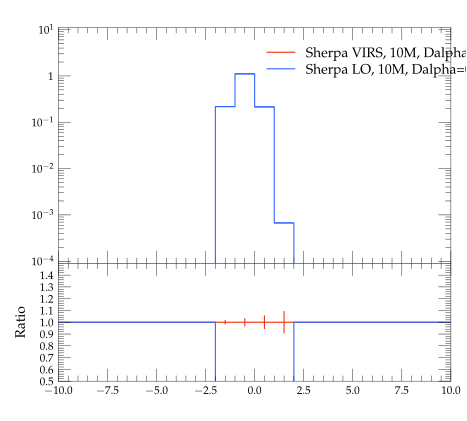

Here is the Python script that generated this plot:
#! /usr/bin/env python

# This Python script was auto-generated using YODA v2.0.0.
# Analysis object: /evtb/cutEg_t_y
# Timestamp: 16-04-2024 (10:08:55)

import matplotlib as mpl
import matplotlib.pyplot as plt
mpl.use('Agg') # comment out for interactive use
import os
import numpy as np

plotDir = os.path.split(os.path.realpath(__file__))[0]
if 'YODA_USER_PLOT_PATH' in globals():
    plot_outdir = globals()['YODA_USER_PLOT_PATH']
else:
    plot_outdir = plotDir

#plot style
plt.style.use(os.path.join(plotDir, '../default.mplstyle'))
# plot metadata
figW, figH = plt.rcParams['figure.figsize']
ax_xLabel = r''
ax_yLabel = r''
ax_title  = r''
ax_xScale = 'linear'
ax_yScale = 'log'
xLims = (-10.0, 10.0)
yLims = (9e-05, 11.0)

# TeX-friendly labels for the legend
labels = [ r"Sherpa VIRS, 10M, Dalpha=0.01", r"Sherpa LO, 10M, Dalpha=0.01" ]

# Create figure and axis objects
fig, (ax, ratio0_ax) = plt.subplots(2, 1, sharex=True,
                  figsize=(figW,figH), gridspec_kw={'height_ratios': (2, 1)})
ratio0_ax.yaxis.set_major_locator(mpl.ticker.MultipleLocator(0.1))
ratio0_ax.set_ylim(0.5, 1.4999)
ratio0_ax.set_ylabel('Ratio')

# LineColor map: curve index -> color
linecolors = {0: '#EE3311', 1: '#3366FF'}
# the numerical data is stored in a separate file
dataf = dict()
prefix = os.path.split(__file__)[0]
if prefix:    prefix = prefix + '/'
exec(open(prefix+'cutEg_t_y__data.py').read(), dataf)


legend_handles = [] # keep track of handles for the legend

# style options for curves
# starts at zorder>=5 to draw curve on top of legend
styles = {
  'curve0': {
    'color' : linecolors[0],
    'linestyle' : '-',
    'marker' : 'o',
    'zorder' : 5,
    'histstyle' : True,
  },
  'curve1': {
    'color' : linecolors[1],
    'linestyle' : '-',
    'marker' : 'o',
    'zorder' : 6,
    'histstyle' : True,
  },
}
# curve from input yoda files in main panel
for label in dataf['yvals'].keys():
    if all(np.isnan(v) for v in dataf['yvals'][label]):
        continue
    tmp = None
    if styles[label]['histstyle']: # draw as histogram
        tmp, = ax.plot(dataf['xedges'], dataf['yedges'][label],
                       color=styles[label]['color'],
                       linestyle=styles[label]['linestyle'],
                       drawstyle='steps-pre', solid_joinstyle='miter',
                       zorder=styles[label]['zorder'], label=label)
        ax.errorbar(dataf['xpoints'], dataf['yvals'][label], color=styles[label]['color'],
                    xerr=dataf['xerrs'], yerr=[dataf['ydowns'][label], dataf['yups'][label]],
                    linestyle='none', zorder=styles[label]['zorder'])
    else: # draw as scatter
        tmp = ax.errorbar(dataf['xpoints'], dataf['yvals'][label],
                          xerr=dataf['xerrs'],
                          yerr=[ dataf['ydowns'][label],
                          dataf['yups'][label] ],
                          fmt=styles[label]['marker'],
                          ecolor=styles[label]['color'],
                          color=styles[label]['color'], zorder=2)
        tmp[-1][0].set_linestyle(styles[label]['linestyle'])
    legend_handles += [tmp]
    for varLabel in dataf['variation_yvals'].keys():
        if varLabel.startswith(label):
            tmp, = ax.plot(dataf['xedges'], dataf['variation_yvals'][varLabel],
                           color=styles[label]['color'],
                           linestyle=styles[label]['linestyle'],
                           drawstyle='steps-pre', solid_joinstyle='miter',
                           zorder=styles[label]['zorder'], alpha=0.5)


# plots on ratio panel
# curve from input yoda files in ratio panel
for label, yvals in dataf['ratio0_yvals'].items():
    if all(np.isnan(v) for v in yvals):
        continue
    if styles[label]['histstyle']: # plot as histogram
        ratio0_ax.plot(dataf['xedges'], yvals,
                       color=styles[label]['color'],
                       linestyle=styles[label]['linestyle'],
                       drawstyle='steps-pre', zorder=1,
                       solid_joinstyle='miter')
        ratio0_ax.vlines(dataf['xpoints'],
                         dataf['ratio0_ymin'][label],
                         dataf['ratio0_ymax'][label],
                         color=styles[label]['color'], zorder=1)
    else: # plot as scatter
        tmp = ratio0_ax.errorbar(dataf['xpoints'],
                                 yvals, xerr=dataf['xerrs'],
                                 yerr=dataf['ratio0_yerrs'][label],
                                 fmt=styles[label]['marker'],
                                 ecolor=styles[label]['color'],
                                 color=styles[label]['color'])
        tmp[-1][0].set_linestyle(styles[label]['linestyle'])

    for varlabel in dataf['ratio0_variation_vals'].keys():
        if varlabel.startswith(label):
            ratio0_ax.plot(dataf['xedges'],
                            dataf['ratio0_variation_vals'][varlabel],
                            color=styles[label]['color'],
                            linestyle=styles[label]['linestyle'],
                            drawstyle='steps-pre', solid_joinstyle='miter',
                            zorder=1, alpha=0.5)

legend_pos = (0.5, 0.97)
ax.legend(legend_handles, labels, loc='upper left', bbox_to_anchor=legend_pos)

# set plot metadata as defined above
ratio0_ax.set_xlabel(ax_xLabel)
ratio0_ax.xaxis.set_label_coords(1., -.15)
ax.set_ylabel(ax_yLabel, loc='top')
ax.set_title(ax_title, loc='left')
ax.set_xscale(ax_xScale)
ax.set_yscale(ax_yScale)
ax.set_xlim(xLims)
ax.set_ylim(yLims)

# tick formatting
plt.rcParams['xtick.top'] = True
plt.rcParams['ytick.right'] = True
ax.yaxis.set_major_locator(mpl.ticker.LogLocator(base=10.0, numticks=np.inf))
ax.yaxis.set_minor_locator(mpl.ticker.LogLocator(
                           base=10.0, subs=np.arange(0.1, 1, 0.1), numticks=np.inf))
fig.align_ylabels((ax, ratio0_ax))
plt.savefig(os.path.join(plot_outdir, 'cutEg_t_y.pdf'), format='PDF')
plt.savefig(os.path.join(plot_outdir, 'cutEg_t_y.png'), format='PNG')

plt.close(fig)
